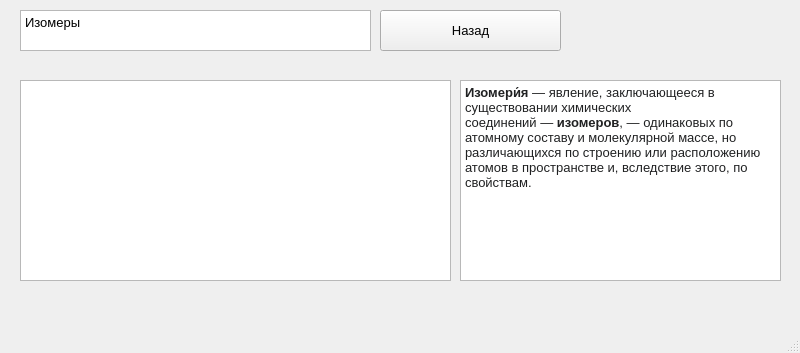
<?xml version="1.0" encoding="UTF-8"?>
<ui version="4.0">
 <class>MainWindow</class>
 <widget class="QMainWindow" name="MainWindow">
  <property name="geometry">
   <rect>
    <x>0</x>
    <y>0</y>
    <width>800</width>
    <height>353</height>
   </rect>
  </property>
  <property name="windowTitle">
   <string>MainWindow</string>
  </property>
  <widget class="QWidget" name="centralwidget">
   <widget class="QTextEdit" name="nameAlkan">
    <property name="geometry">
     <rect>
      <x>20</x>
      <y>10</y>
      <width>351</width>
      <height>41</height>
     </rect>
    </property>
    <property name="font">
     <font>
      <pointsize>10</pointsize>
     </font>
    </property>
    <property name="html">
     <string>&lt;!DOCTYPE HTML PUBLIC &quot;-//W3C//DTD HTML 4.0//EN&quot; &quot;http://www.w3.org/TR/REC-html40/strict.dtd&quot;&gt;
&lt;html&gt;&lt;head&gt;&lt;meta name=&quot;qrichtext&quot; content=&quot;1&quot; /&gt;&lt;style type=&quot;text/css&quot;&gt;
p, li { white-space: pre-wrap; }
&lt;/style&gt;&lt;/head&gt;&lt;body style=&quot; font-family:'MS Shell Dlg 2'; font-size:10pt; font-weight:400; font-style:normal;&quot;&gt;
&lt;p style=&quot; margin-top:0px; margin-bottom:0px; margin-left:0px; margin-right:0px; -qt-block-indent:0; text-indent:0px;&quot;&gt;Изомеры &lt;/p&gt;&lt;/body&gt;&lt;/html&gt;</string>
    </property>
   </widget>
   <widget class="QTextEdit" name="infaIzomer">
    <property name="geometry">
     <rect>
      <x>20</x>
      <y>80</y>
      <width>431</width>
      <height>201</height>
     </rect>
    </property>
    <property name="font">
     <font>
      <pointsize>10</pointsize>
     </font>
    </property>
    <property name="html">
     <string>&lt;!DOCTYPE HTML PUBLIC &quot;-//W3C//DTD HTML 4.0//EN&quot; &quot;http://www.w3.org/TR/REC-html40/strict.dtd&quot;&gt;
&lt;html&gt;&lt;head&gt;&lt;meta name=&quot;qrichtext&quot; content=&quot;1&quot; /&gt;&lt;style type=&quot;text/css&quot;&gt;
p, li { white-space: pre-wrap; }
&lt;/style&gt;&lt;/head&gt;&lt;body style=&quot; font-family:'MS Shell Dlg 2'; font-size:10pt; font-weight:400; font-style:normal;&quot;&gt;
&lt;p style=&quot;-qt-paragraph-type:empty; margin-top:0px; margin-bottom:0px; margin-left:0px; margin-right:0px; -qt-block-indent:0; text-indent:0px; font-size:7.8pt;&quot;&gt;&lt;br /&gt;&lt;/p&gt;&lt;/body&gt;&lt;/html&gt;</string>
    </property>
   </widget>
   <widget class="QPushButton" name="returnOnSecond">
    <property name="geometry">
     <rect>
      <x>380</x>
      <y>10</y>
      <width>181</width>
      <height>41</height>
     </rect>
    </property>
    <property name="font">
     <font>
      <pointsize>10</pointsize>
     </font>
    </property>
    <property name="text">
     <string>Назад</string>
    </property>
   </widget>
   <widget class="QTextEdit" name="textEdit_2">
    <property name="geometry">
     <rect>
      <x>460</x>
      <y>80</y>
      <width>321</width>
      <height>201</height>
     </rect>
    </property>
    <property name="html">
     <string>&lt;!DOCTYPE HTML PUBLIC &quot;-//W3C//DTD HTML 4.0//EN&quot; &quot;http://www.w3.org/TR/REC-html40/strict.dtd&quot;&gt;
&lt;html&gt;&lt;head&gt;&lt;meta name=&quot;qrichtext&quot; content=&quot;1&quot; /&gt;&lt;style type=&quot;text/css&quot;&gt;
p, li { white-space: pre-wrap; }
&lt;/style&gt;&lt;/head&gt;&lt;body style=&quot; font-family:'MS Shell Dlg 2'; font-size:7.8pt; font-weight:400; font-style:normal;&quot;&gt;
&lt;p style=&quot; margin-top:0px; margin-bottom:0px; margin-left:0px; margin-right:0px; -qt-block-indent:0; text-indent:0px;&quot;&gt;&lt;span style=&quot; font-family:'sans-serif'; font-size:10pt; font-weight:696; color:#202122; background-color:#ffffff;&quot;&gt;Изомери́я&lt;/span&gt;&lt;span style=&quot; font-family:'sans-serif'; font-size:10pt; color:#202122; background-color:#ffffff;&quot;&gt; — явление, заключающееся в существовании химических соединений — &lt;/span&gt;&lt;span style=&quot; font-family:'sans-serif'; font-size:10pt; font-weight:696; color:#202122; background-color:#ffffff;&quot;&gt;изомеров&lt;/span&gt;&lt;span style=&quot; font-family:'sans-serif'; font-size:10pt; color:#202122; background-color:#ffffff;&quot;&gt;, — одинаковых по атомному составу и молекулярной массе, но различающихся по строению или расположению атомов в пространстве и, вследствие этого, по свойствам.&lt;/span&gt;&lt;/p&gt;&lt;/body&gt;&lt;/html&gt;</string>
    </property>
   </widget>
  </widget>
  <widget class="QMenuBar" name="menubar">
   <property name="geometry">
    <rect>
     <x>0</x>
     <y>0</y>
     <width>800</width>
     <height>26</height>
    </rect>
   </property>
  </widget>
  <widget class="QStatusBar" name="statusbar"/>
 </widget>
 <resources/>
 <connections/>
</ui>
